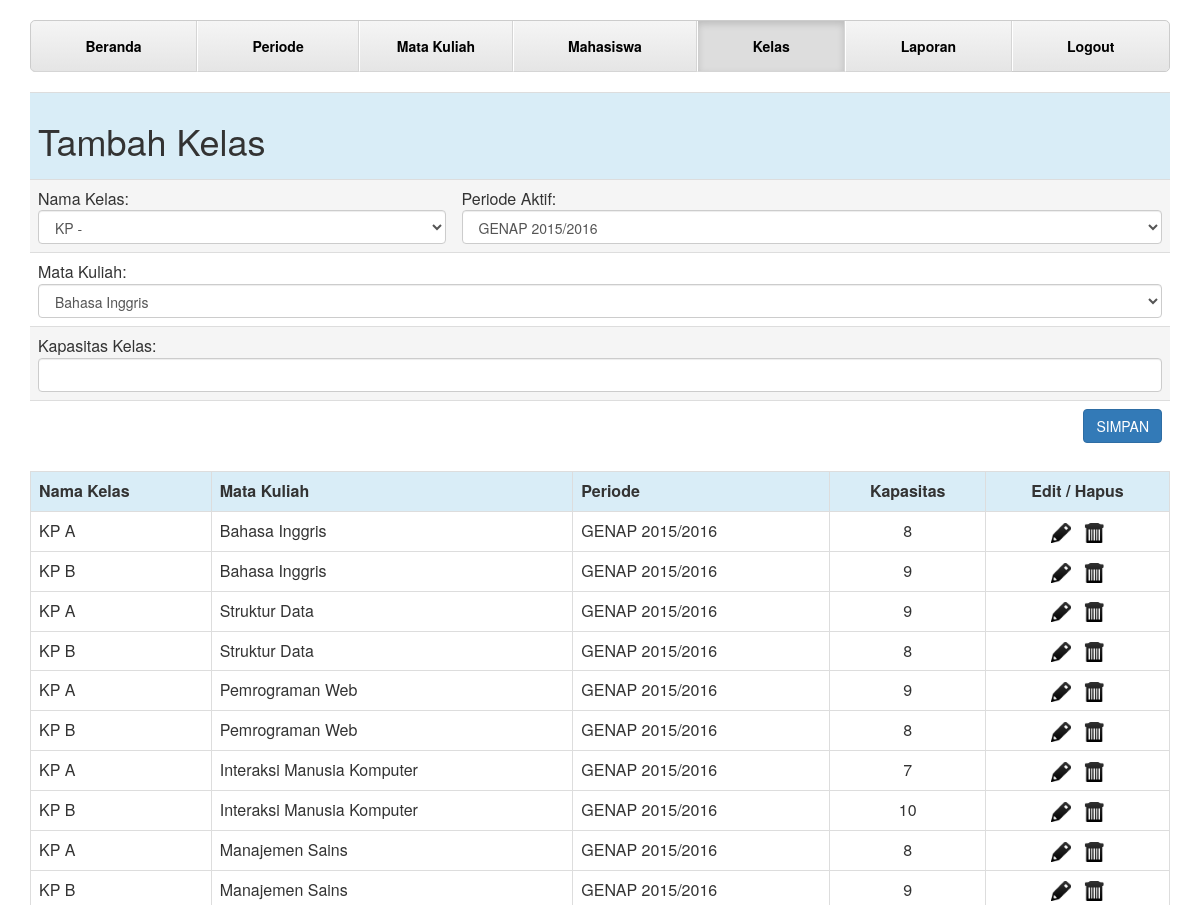
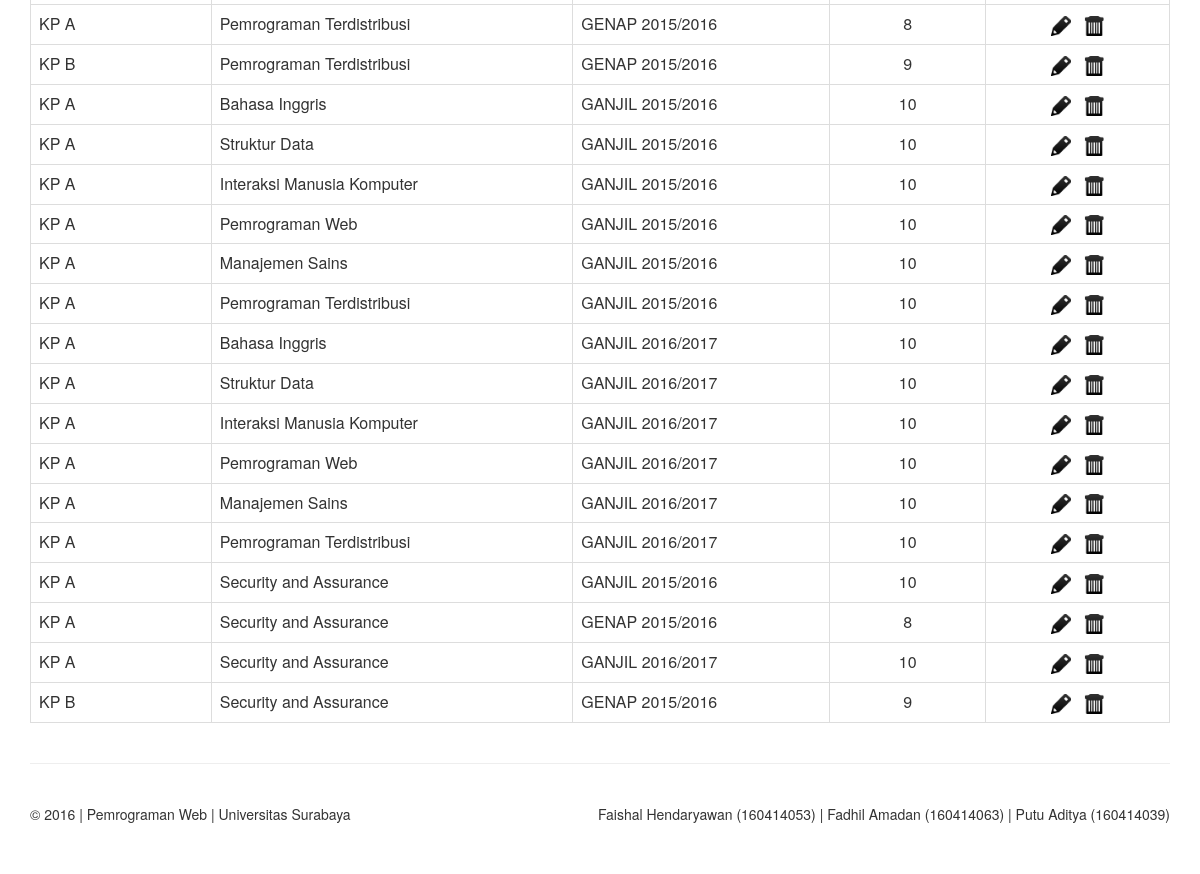
Page /masterkelas.php (signed in) on the committed database (2 pictures, top to bottom).
### tables this page shows
CREATE TABLE `kelas` (
  `kode_kelas` int(11) NOT NULL,
  `kode_mk` varchar(8) NOT NULL,
  `kode_periode` int(11) NOT NULL,
  `nama_kelas` varchar(8) NOT NULL,
  `kapasitas` smallint(6) NOT NULL,
  `hapuskah` tinyint(1) NOT NULL
);

CREATE TABLE `matakuliah` (
  `kode_mk` varchar(8) NOT NULL,
  `nama` varchar(30) NOT NULL,
  `jumlah_sks` smallint(6) NOT NULL,
  `deskripsi` text NOT NULL,
  `hapuskah` tinyint(1) NOT NULL
);

CREATE TABLE `periode` (
  `kode_periode` int(11) NOT NULL,
  `nama` varchar(30) NOT NULL,
  `status` tinyint(1) NOT NULL,
  `hapuskah` tinyint(1) NOT NULL,
  `tanggal_buka` date NOT NULL,
  `tanggal_akhir` date NOT NULL
);

### masterkelas.php (the view, shortened to what this page needs)
<?php
    require './db.php';
    $sql = "SELECT kelas.kode_kelas, kelas.nama_kelas, matakuliah.nama as 'nama_mk', periode.nama, kelas.kapasitas FROM kelas INNER JOIN matakuliah, periode WHERE kelas.kode_mk = matakuliah.kode_mk AND kelas.kode_periode = periode.kode_periode AND kelas.hapuskah = 0";
    $result = mysqli_query($link, $sql);
    $sql1 = "SELECT * FROM matakuliah WHERE hapuskah = 0";
    $result1 = mysqli_query($link, $sql1);
    $sqlP = "SELECT * FROM periode WHERE hapuskah = 0";
    $resultP = mysqli_query($link, $sqlP);
    $sqlPeriod = "SELECT COUNT(kode_periode) AS 'total', kode_periode as 'idPeriode' FROM periode WHERE hapuskah = 0 AND status = 1";
    $resultPeriod = mysqli_query($link, $sqlPeriod);
    if(!$resultPeriod) {
        die("SQL Error: " . $sqlPeriod);
    }
    else {
        $rowPeriod = mysqli_fetch_array($resultPeriod);
    } ?>
<html>
    <head>
        <link href="./bootstrap/css/bootstrap.min.css" rel="stylesheet">
        <link href="./bootstrap/css/justified-nav.css" rel="stylesheet">
    </head>
    <body>
        <div class="container">
        <?php
        if($rowPeriod['total'] == 0) {
        ?>
            <div class="masthead">
                <nav>
                    <ul class="nav nav-justified">
                        <li><a href="./adminhome.php">Beranda</a></li>
                        <li><a href="./masterperiode.php">Periode</a></li>
                        <li><a href="./mastermk.php">Mata Kuliah</a></li>
                        <li><a href="./mastermhs.php">Mahasiswa</a></li>
                        <li class="active"><a href="./masterkelas.php">Kelas</a></li>
                        <li><a href="./laporan.php">Laporan</a></li>
                        <li><a href="./manage.php?act=logoutadmin">Logout</a></li>
                    </ul>
                </nav>
            </div>
            <br/>
            <div class="alert alert-danger">
            TIDAK ADA PERIODE YANG AKTIF
            </div>
            <?php
        }
        else {
            ?>
            <div class="masthead">
                <nav>
                    <ul class="nav nav-justified">
                        <li><a href="./adminhome.php">Beranda</a></li>
                        <li><a href="./masterperiode.php">Periode</a></li>
                        <li><a href="./mastermk.php">Mata Kuliah</a></li>
                        <li><a href="./mastermhs.php">Mahasiswa</a></li>
                        <li class="active"><a href="./masterkelas.php">Kelas</a></li>
                        <li><a href="./laporan.php">Laporan</a></li>
                        <li><a href="./manage.php?act=logoutadmin">Logout</a></li>
                    </ul>
                </nav>
            </div>
            <br/>
            <div class="table-responsive">
                <table class="table">
                    <tr>
                        <td colspan="2" class="info"><h1 class="sub-header">Tambah Kelas</h1></td>
                    </tr>
                    <tr class="active">
                        <form action="manage.php?act=insertKelas" method="POST">
                            <td>Nama Kelas:<br/>
                            <select name="namaKelas" class="form-control">
                                <option value='KP -'>KP -</option>
                            </select></td>
                            <td>Periode Aktif:<br/>
                            <select name="periode" class="form-control" id="TPeriode">
                                <?php
                                while($rowP = mysqli_fetch_object($resultP)) {
                                    echo "<option value='" . $rowP->kode_periode . "'>" . $rowP->nama . "</option>";
                                }
                                ?>
                            </select>
                            </td>
                    </tr>
                    <tr>
                            <td colspan="2">Mata Kuliah:<br/>
                            <select name="matakuliah" class="form-control">
                                <?php
                                while($row1 = mysqli_fetch_object($result1)) {
                                    echo "<option value='" . $row1->kode_mk . "'>" . $row1->nama . "</option>";
                                }
                                ?>
                            </select>
                            </td>
                    </tr>
                    <tr class="active">
                            <td colspan="2">Kapasitas Kelas:<br/><input type="number" name="kapasitasKelas" min="0" class="form-control" required/></td>
                    </tr>
                    <tr>
                            <td colspan="2" align="right"><div class="col-sm-offset-2"><input type="submit" class="btn btn-primary" value="SIMPAN"/></div></td>
                    </tr>
                </table>
            </div>
            <table class="table table-hover table-bordered">
                <tr class="info">
                    <th>Nama Kelas</th>
                    <th>Mata Kuliah</th>
                    <th>Periode</th>
                    <th><center>Kapasitas</th>
                    <th><center>Edit / Hapus</th>
                </tr>
                <?php
                while ($row = mysqli_fetch_object($result)) {
                    echo "<tr>";
                    echo "<td>" . $row->nama_kelas . "</td>";
                    echo "<td>" . $row->nama_mk . "</td>";
                    echo "<td>" . $row->nama . "</td>";
                    echo "<td><center>" . $row->kapasitas . "</td>";
                    echo "<td>";
                    echo "<center><a href='#' class='edit' data-toggle='modal' id='tekan' ide='" . $row->kode_kelas . "' data-target='#exampleModal'><img src='./img/edit.png' width='20px'></a>&nbsp&nbsp&nbsp";
                    echo "<a href='manage.php?act=hapusKelas&i=" . $row->kode_kelas . "'><img src='./img/hapus.png' width='20px'></a>";
                    echo "</td>";
                    echo "<tr>";
                }
                ?>
            </table>
            <?php } ?>
            <footer class="footer">
                <p class="pull-right">Faishal Hendaryawan (160414053) | Fadhil Amadan (160414063) | Putu Aditya (160414039)</p>
                <p>&copy; 2016 | Pemrograman Web | Universitas Surabaya </p>
            </footer>
        </div>
    </body>
</html>

### rows in the picture
kelas: nama_kelas "KP A", kode_mk.nama "Bahasa Inggris", kode_periode.nama "GENAP 2015/2016", kapasitas "8"
kelas: nama_kelas "KP B", kode_mk.nama "Bahasa Inggris", kode_periode.nama "GENAP 2015/2016", kapasitas "9"
kelas: nama_kelas "KP A", kode_mk.nama "Struktur Data", kode_periode.nama "GENAP 2015/2016", kapasitas "9"
kelas: nama_kelas "KP B", kode_mk.nama "Struktur Data", kode_periode.nama "GENAP 2015/2016", kapasitas "8"
kelas: nama_kelas "KP A", kode_mk.nama "Pemrograman Web", kode_periode.nama "GENAP 2015/2016", kapasitas "9"
kelas: nama_kelas "KP B", kode_mk.nama "Pemrograman Web", kode_periode.nama "GENAP 2015/2016", kapasitas "8"
kelas: nama_kelas "KP A", kode_mk.nama "Interaksi Manusia Komputer", kode_periode.nama "GENAP 2015/2016", kapasitas "7"
kelas: nama_kelas "KP B", kode_mk.nama "Interaksi Manusia Komputer", kode_periode.nama "GENAP 2015/2016", kapasitas "10"
kelas: nama_kelas "KP A", kode_mk.nama "Manajemen Sains", kode_periode.nama "GENAP 2015/2016", kapasitas "8"
kelas: nama_kelas "KP B", kode_mk.nama "Manajemen Sains", kode_periode.nama "GENAP 2015/2016", kapasitas "9"
kelas: nama_kelas "KP A", kode_mk.nama "Pemrograman Terdistribusi", kode_periode.nama "GENAP 2015/2016", kapasitas "8"
kelas: nama_kelas "KP B", kode_mk.nama "Pemrograman Terdistribusi", kode_periode.nama "GENAP 2015/2016", kapasitas "9"
kelas: nama_kelas "KP A", kode_mk.nama "Bahasa Inggris", kode_periode.nama "GANJIL 2015/2016", kapasitas "10"
kelas: nama_kelas "KP A", kode_mk.nama "Struktur Data", kode_periode.nama "GANJIL 2015/2016", kapasitas "10"
kelas: nama_kelas "KP A", kode_mk.nama "Interaksi Manusia Komputer", kode_periode.nama "GANJIL 2015/2016", kapasitas "10"
kelas: nama_kelas "KP A", kode_mk.nama "Pemrograman Web", kode_periode.nama "GANJIL 2015/2016", kapasitas "10"
kelas: nama_kelas "KP A", kode_mk.nama "Manajemen Sains", kode_periode.nama "GANJIL 2015/2016", kapasitas "10"
kelas: nama_kelas "KP A", kode_mk.nama "Pemrograman Terdistribusi", kode_periode.nama "GANJIL 2015/2016", kapasitas "10"
kelas: nama_kelas "KP A", kode_mk.nama "Bahasa Inggris", kode_periode.nama "GANJIL 2016/2017", kapasitas "10"
kelas: nama_kelas "KP A", kode_mk.nama "Struktur Data", kode_periode.nama "GANJIL 2016/2017", kapasitas "10"
kelas: nama_kelas "KP A", kode_mk.nama "Interaksi Manusia Komputer", kode_periode.nama "GANJIL 2016/2017", kapasitas "10"
kelas: nama_kelas "KP A", kode_mk.nama "Pemrograman Web", kode_periode.nama "GANJIL 2016/2017", kapasitas "10"
kelas: nama_kelas "KP A", kode_mk.nama "Manajemen Sains", kode_periode.nama "GANJIL 2016/2017", kapasitas "10"
kelas: nama_kelas "KP A", kode_mk.nama "Pemrograman Terdistribusi", kode_periode.nama "GANJIL 2016/2017", kapasitas "10"
kelas: nama_kelas "KP A", kode_mk.nama "Security and Assurance", kode_periode.nama "GANJIL 2015/2016", kapasitas "10"
kelas: nama_kelas "KP A", kode_mk.nama "Security and Assurance", kode_periode.nama "GENAP 2015/2016", kapasitas "8"
kelas: nama_kelas "KP A", kode_mk.nama "Security and Assurance", kode_periode.nama "GANJIL 2016/2017", kapasitas "10"
kelas: nama_kelas "KP B", kode_mk.nama "Security and Assurance", kode_periode.nama "GENAP 2015/2016", kapasitas "9"

### other values in the picture
form field periode "GENAP 2015/2016"
form field matakuliah "Bahasa Inggris"
